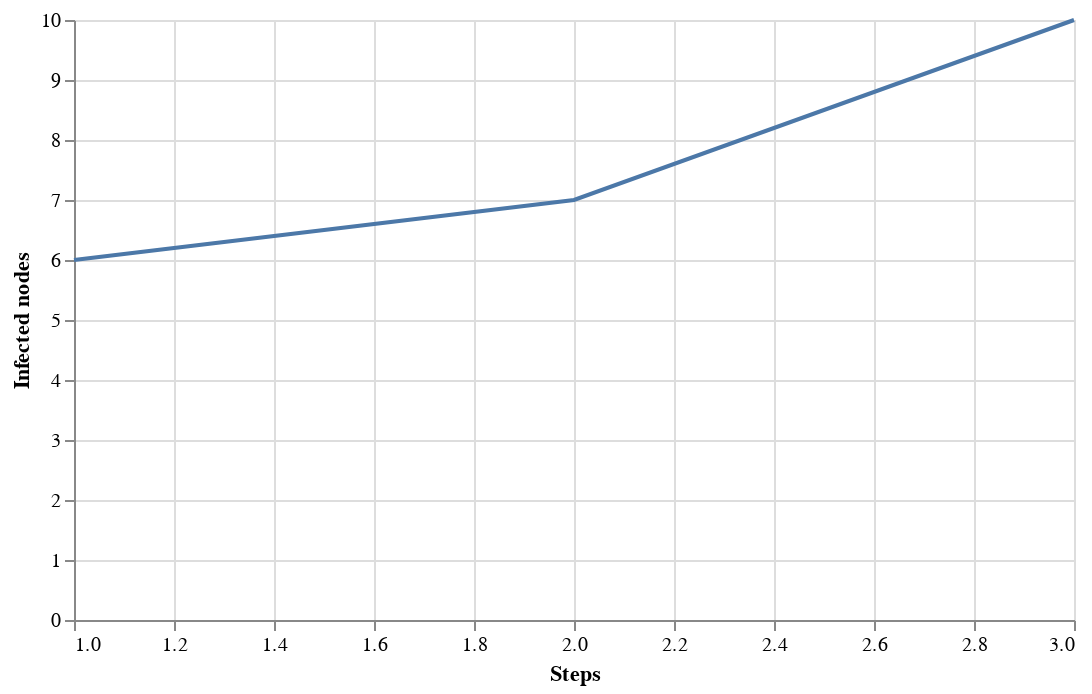

Source (notebook cell):
### Code cell
alt.Chart(df1).mark_line().encode(
  x = alt.X('steps:Q', title='Steps'),
  y = alt.Y('evolution:Q', title='Infected nodes')
).properties(
  width=500,
  height=300
)

### Figure 1 — Vega-Lite specification as saved in the notebook (floating-point values rounded to 4 significant figures)
{"config": {"view": {"continuousWidth": 300, "continuousHeight": 300}}, "data": {"name": "data-43ef0621119d7868a251b48b3c353379"}, "mark": {"type": "line"}, "encoding": {"x": {"field": "steps", "title": "Steps", "type": "quantitative"}, "y": {"field": "evolution", "title": "Infected nodes", "type": "quantitative"}}, "height": 300, "width": 500, "$schema": "https://vega.github.io/schema/vega-lite/v5.15.1.json", "datasets": {"data-43ef0621119d7868a251b48b3c353379": [{"evolution": 6, "steps": 1}, {"evolution": 7, "steps": 2}, {"evolution": 10, "steps": 3}]}}
